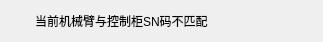
<?xml version="1.0" encoding="UTF-8"?>
<ui version="4.0">
 <class>SNAlarmBubbleTipWidget</class>
 <widget class="QWidget" name="SNAlarmBubbleTipWidget">
  <property name="geometry">
   <rect>
    <x>0</x>
    <y>0</y>
    <width>323</width>
    <height>42</height>
   </rect>
  </property>
  <property name="windowTitle">
   <string>Form</string>
  </property>
  <layout class="QVBoxLayout" name="verticalLayout">
   <item>
    <layout class="QHBoxLayout" name="horizontalLayout">
     <item>
      <widget class="QLabel" name="labelIcon">
       <property name="minimumSize">
        <size>
         <width>18</width>
         <height>18</height>
        </size>
       </property>
       <property name="maximumSize">
        <size>
         <width>18</width>
         <height>18</height>
        </size>
       </property>
       <property name="styleSheet">
        <string notr="true"/>
       </property>
       <property name="text">
        <string/>
       </property>
      </widget>
     </item>
     <item>
      <widget class="QLabel" name="labelText">
       <property name="styleSheet">
        <string notr="true"/>
       </property>
       <property name="text">
        <string>当前机械臂与控制柜SN码不匹配</string>
       </property>
      </widget>
     </item>
    </layout>
   </item>
  </layout>
 </widget>
 <resources/>
 <connections/>
</ui>
